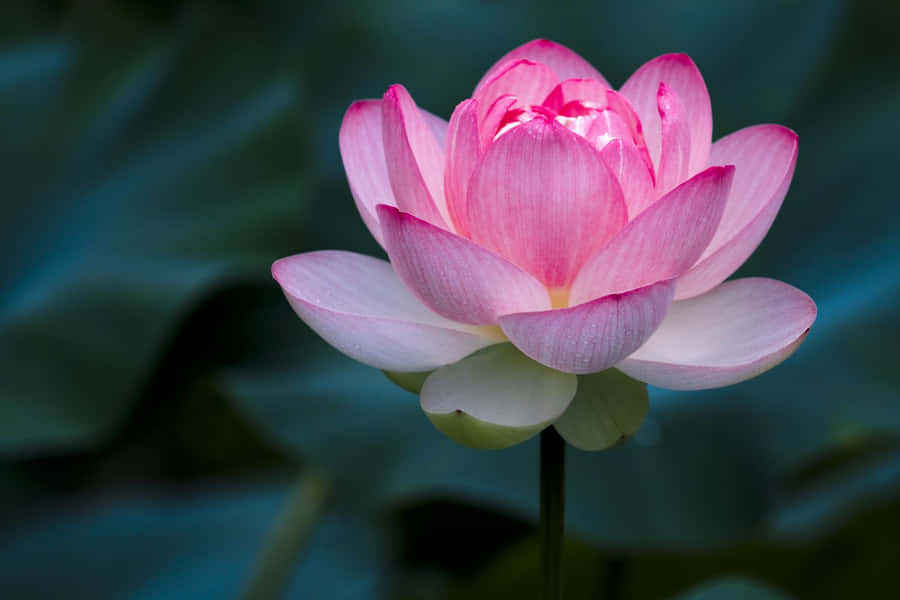
#> input picture image1.jpg, 900 x 600 px
$ python h17.py
#> lines starting #> are read from the running program, lines starting #| are printed output that depends on the picture
import cv2
import numpy as np
import matplotlib.pyplot as plt

# Read image in grayscale
img = cv2.imread("image1.jpg", 0)
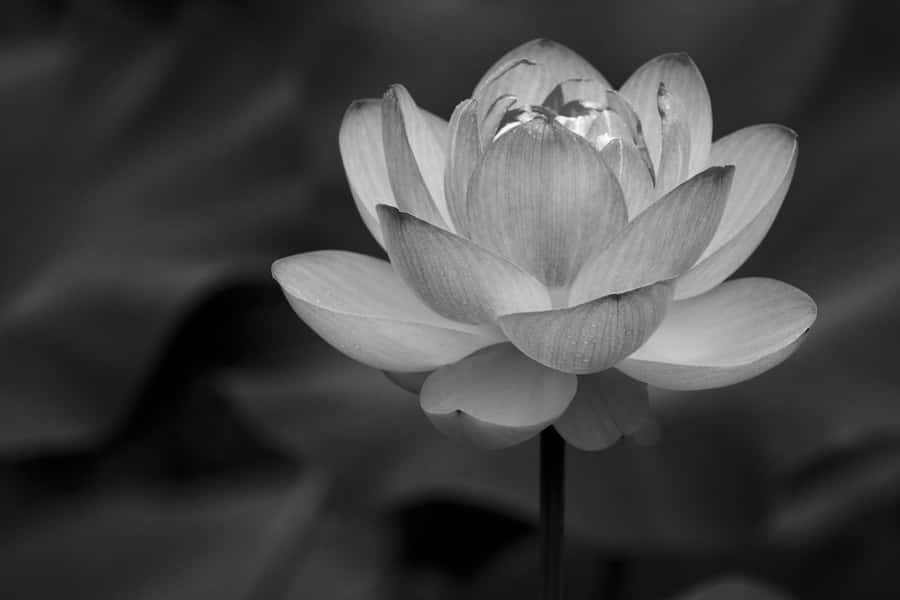
#> img: shape (600, 900); min 0, max 255, mean 67

if img is None:
    print("Image not found. Check the file name.")
    exit()

# Apply FFT
f = np.fft.fft2(img)
fshift = np.fft.fftshift(f)

# Get image dimensions
rows, cols = img.shape
#> rows = 600; cols = 900
crow, ccol = rows // 2, cols // 2
#> crow = 300; ccol = 450

# Create mask
mask = np.zeros((rows, cols), np.uint8)

# Create Low Pass Filter mask
mask[crow-30:crow+30, ccol-30:ccol+30] = 1

# Apply Low Pass and High Pass filters
low = fshift * mask
high = fshift * (1 - mask)

# Calculate magnitude spectrum
low_magnitude = np.log(np.abs(low) + 1)
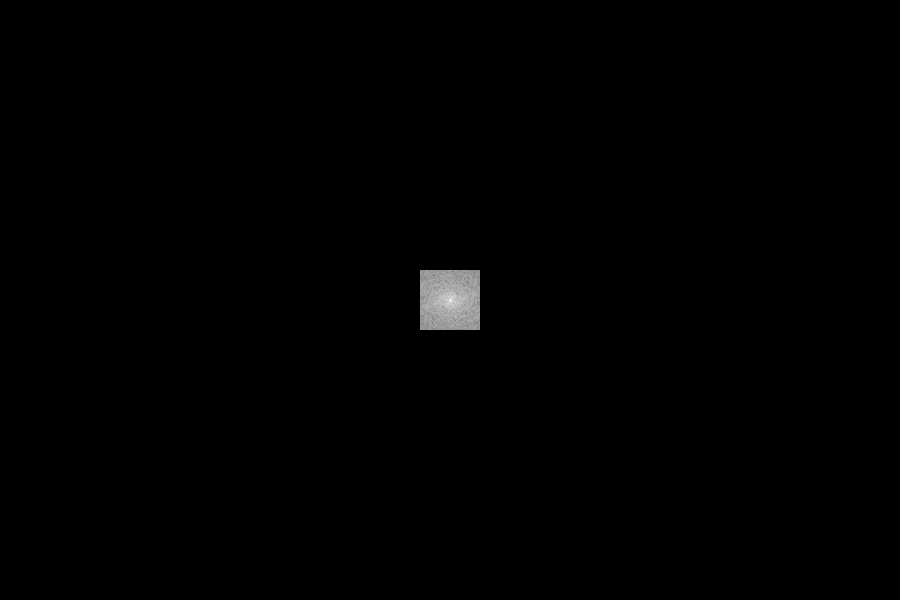
#> low_magnitude: shape (600, 900) float64; min 0, max 17.4, mean 0.0747; drawn with min black and max white
high_magnitude = np.log(np.abs(high) + 1)
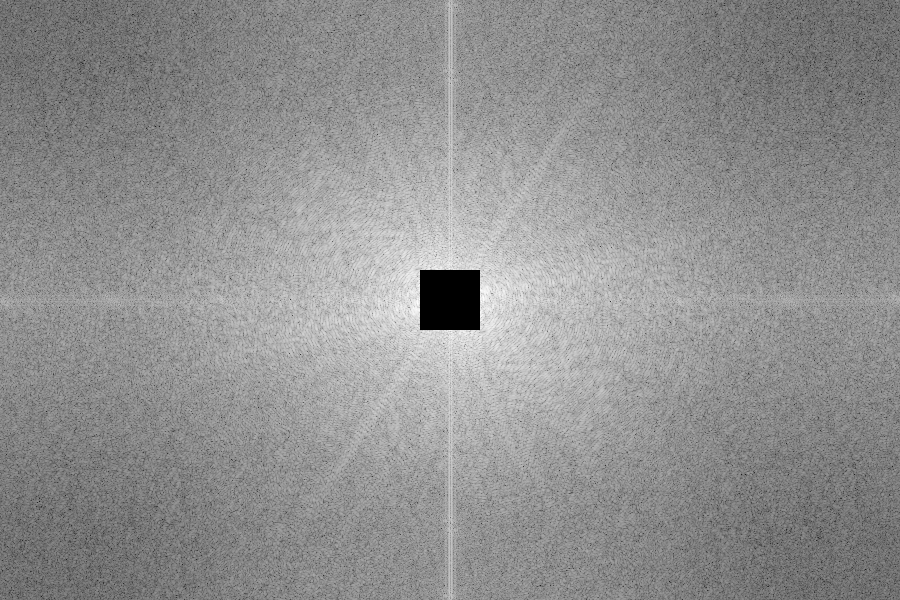
#> high_magnitude: shape (600, 900) float64; min 0, max 11.91, mean 6.75; drawn with min black and max white

# Display results
plt.figure(figsize=(12, 5))

plt.subplot(1, 2, 1)
plt.imshow(low_magnitude, cmap="gray")
plt.title("Low Pass Filter")
plt.axis("off")

plt.subplot(1, 2, 2)
plt.imshow(high_magnitude, cmap="gray")
plt.title("High Pass Filter")
plt.axis("off")

plt.tight_layout()
plt.show()
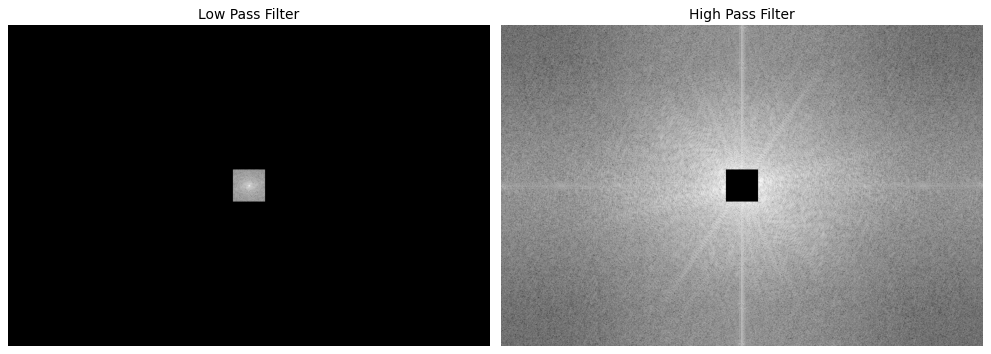
#> figure drawn by matplotlib, 2 panels

# Save outputs
plt.imsave("low_frequency.png", low_magnitude, cmap="gray")
plt.imsave("high_frequency.png", high_magnitude, cmap="gray")

print("Frequency filtering successful!")
print("Outputs saved successfully!")

$ run again, with image2.jpg copied over image1.jpg
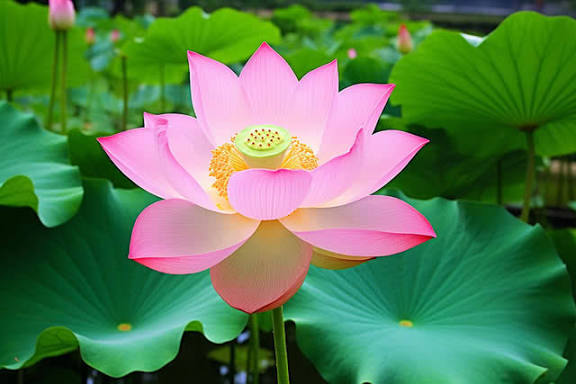
#> input picture image2.jpg, 576 x 384 px
#> `high_magnitude = np.log(np.abs(high) + 1)`:
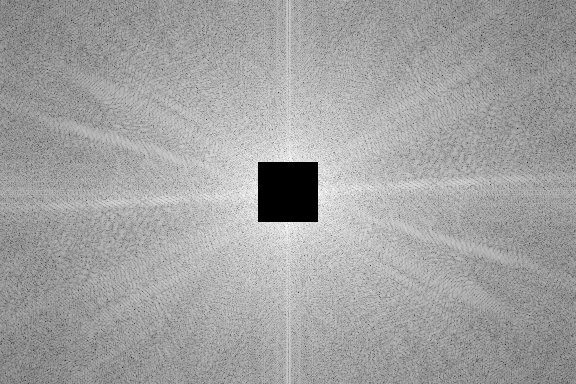
#> high_magnitude: shape (384, 576) float64; min 0, max 11.46, mean 7.29; drawn with min black and max white
#> `plt.show()`:
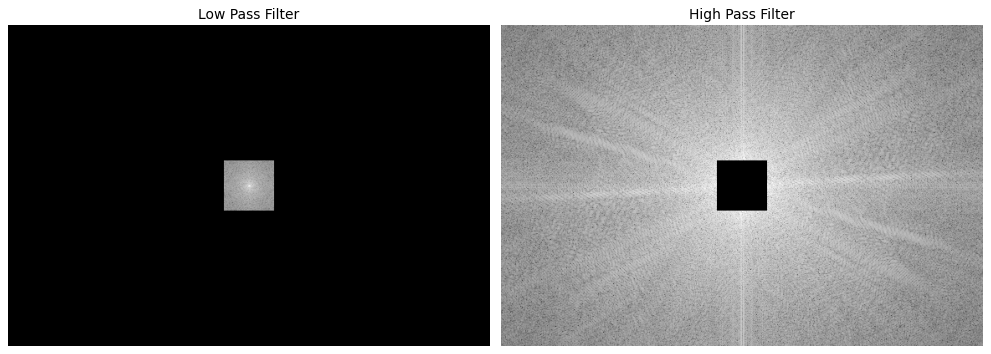
#> figure drawn by matplotlib, 2 panels
